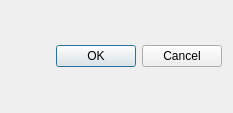
<?xml version="1.0" encoding="UTF-8"?>
<ui version="4.0">
 <class>DrawBasedOnRectangleDialog</class>
 <widget class="QDialog" name="DrawBasedOnRectangleDialog">
  <property name="windowModality">
   <enum>Qt::ApplicationModal</enum>
  </property>
  <property name="geometry">
   <rect>
    <x>0</x>
    <y>0</y>
    <width>233</width>
    <height>113</height>
   </rect>
  </property>
  <property name="windowTitle">
   <string>Block Data</string>
  </property>
  <property name="windowIcon">
   <iconset>
    <normaloff>EditBlock/EditBlock.svg</normaloff>EditBlock/EditBlock.svg</iconset>
  </property>
  <layout class="QVBoxLayout" name="verticalLayout">
   <item>
    <layout class="QFormLayout" name="FormLayout"/>
   </item>
   <item>
    <widget class="QDialogButtonBox" name="ButtonBox">
     <property name="orientation">
      <enum>Qt::Horizontal</enum>
     </property>
     <property name="standardButtons">
      <set>QDialogButtonBox::Cancel|QDialogButtonBox::Ok</set>
     </property>
    </widget>
   </item>
  </layout>
 </widget>
 <resources/>
 <connections>
  <connection>
   <sender>ButtonBox</sender>
   <signal>accepted()</signal>
   <receiver>DrawBasedOnRectangleDialog</receiver>
   <slot>accept()</slot>
   <hints>
    <hint type="sourcelabel">
     <x>248</x>
     <y>254</y>
    </hint>
    <hint type="destinationlabel">
     <x>157</x>
     <y>274</y>
    </hint>
   </hints>
  </connection>
  <connection>
   <sender>ButtonBox</sender>
   <signal>rejected()</signal>
   <receiver>DrawBasedOnRectangleDialog</receiver>
   <slot>reject()</slot>
   <hints>
    <hint type="sourcelabel">
     <x>316</x>
     <y>260</y>
    </hint>
    <hint type="destinationlabel">
     <x>286</x>
     <y>274</y>
    </hint>
   </hints>
  </connection>
 </connections>
</ui>
